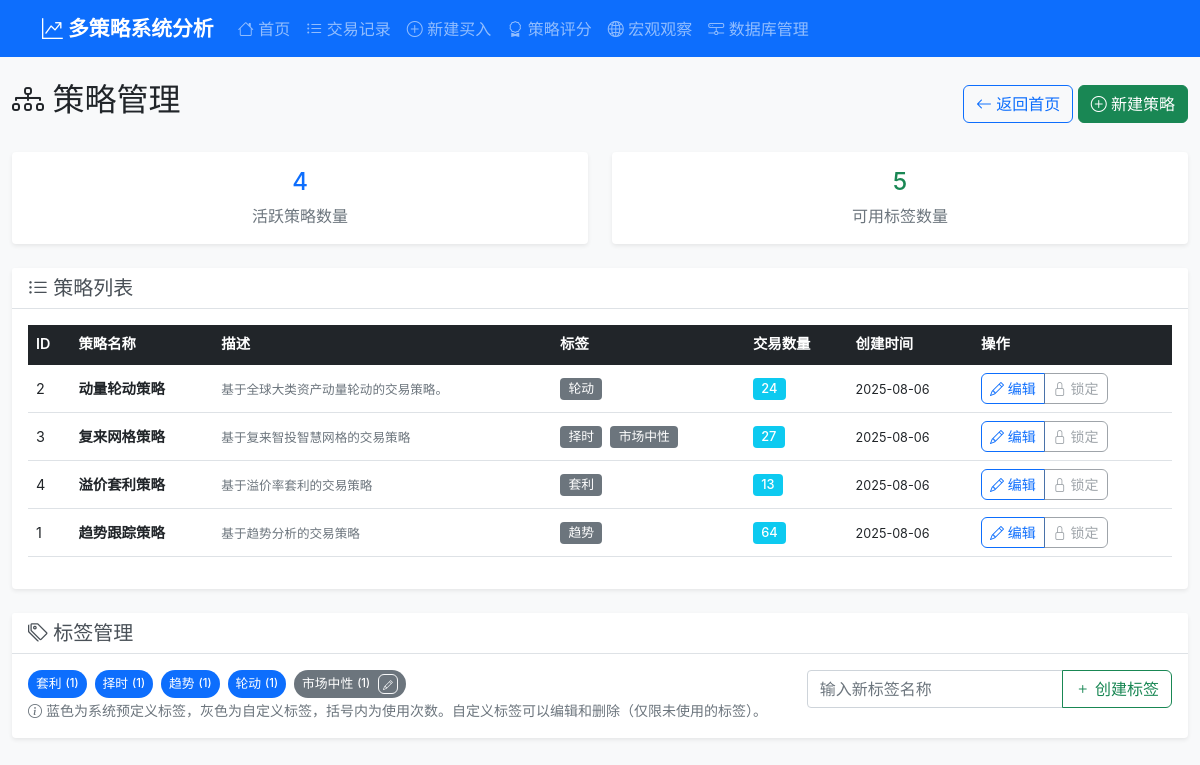
Screenshot of /strategies with the database file from the repository.
### tables this page shows
CREATE TABLE strategies (
                id INTEGER PRIMARY KEY AUTOINCREMENT,
                name TEXT NOT NULL UNIQUE,
                description TEXT,
                is_active BOOLEAN DEFAULT 1,
                created_at TIMESTAMP DEFAULT CURRENT_TIMESTAMP,
                updated_at TIMESTAMP DEFAULT CURRENT_TIMESTAMP
            );

CREATE TABLE strategy_tags (
                id INTEGER PRIMARY KEY AUTOINCREMENT,
                name TEXT NOT NULL UNIQUE,
                is_predefined BOOLEAN DEFAULT 0,
                created_at TIMESTAMP DEFAULT CURRENT_TIMESTAMP
            );

### routes/strategy_routes.py (the view)
@strategy_bp.route('/strategies')
def strategies():
    try:
        strategy_service = StrategyService(current_app.db_service)
        trading_service = TradingService(current_app.db_service)
        strategies_list_dto = strategy_service.get_all_strategies(return_dto=True)
        strategies_list = dto_list_to_dicts(strategies_list_dto)
        for strategy in strategies_list:
            trades = trading_service.get_all_trades(strategy=strategy['name'])
            strategy['trade_count'] = len([t for t in trades if t['status'] != 'deleted'])
        tags = strategy_service.get_all_tags()
        usage_rows = strategy_service.db.execute_query(
            'SELECT tag_id, COUNT(*) AS usage_count FROM strategy_tag_relations GROUP BY tag_id'
        )
        tag_id_to_usage = {row['tag_id']: row['usage_count'] for row in usage_rows}
        for tag in tags:
            tag['usage_count'] = int(tag_id_to_usage.get(tag['id'], 0))
        tags.sort(key=lambda t: (0 if t.get('is_predefined') else 1, t.get('name', '')))
        return render_template('strategies.html', strategies=strategies_list, tags=tags)
    except Exception as e:
        current_app.logger.error(f"策略列表加载失败: {str(e)}")
        return render_template('strategies.html', strategies=[], tags=[])

### templates/strategies.html (shortened to what this page needs)
{% extends "base.html" %}
{% block content %}
    <div class="row">
        <div class="col-12">
            <div class="d-flex justify-content-between align-items-center mb-4">
                <h2>
                    <i class="bi bi-diagram-3"></i> 策略管理
                </h2>
                <div>
                    <a href="{{ url_for("main.index") }}" class="btn btn-outline-primary">
                        <i class="bi bi-arrow-left"></i> 返回首页
                    </a>
                    <a href="{{ url_for("strategy.create_strategy") }}"
                       class="btn btn-success">
                        <i class="bi bi-plus-circle"></i> 新建策略
                    </a>
                </div>
            </div>
            <div class="row mb-4">
                <div class="col-md-6">
                    <div class="card border-primary">
                        <div class="card-body text-center">
                            <h4 class="text-primary">{{ strategies|length }}</h4>
                            <p class="text-muted mb-0">活跃策略数量</p>
                        </div>
                    </div>
                </div>
                <div class="col-md-6">
                    <div class="card border-success">
                        <div class="card-body text-center">
                            <h4 class="text-success">{{ tags|length if tags is defined else 0 }}</h4>
                            <p class="text-muted mb-0">可用标签数量</p>
                        </div>
                    </div>
                </div>
            </div>
            {% if strategies %}
                <div class="card">
                    <div class="card-header">
                        <h5 class="card-title mb-0">
                            <i class="bi bi-list-ul"></i> 策略列表
                        </h5>
                    </div>
                    <div class="card-body">
                        <div class="table-responsive">
                            <table class="table table-hover">
                                <thead class="table-dark">
                                    <tr>
                                        <th>ID</th>
                                        <th>策略名称</th>
                                        <th>描述</th>
                                        <th>标签</th>
                                        <th>交易数量</th>
                                        <th>创建时间</th>
                                        <th>操作</th>
                                    </tr>
                                </thead>
                                <tbody>
                                    {% for strategy in strategies %}
                                        <tr>
                                            <td>{{ strategy.id }}</td>
                                            <td>
                                                <strong>{{ strategy.name }}</strong>
                                            </td>
                                            <td>
                                                <small class="text-muted">{{ strategy.description[:50] }}{{ '...' if strategy.description and strategy.description|length > 50 else '' }}</small>
                                            </td>
                                            <td>
                                                {% for tag in strategy.tags %}
                                                    {% if tag %}<span class="badge bg-secondary me-1">{{ tag }}</span>{% endif %}
                                                {% endfor %}
                                            </td>
                                            <td>
                                                {% if strategy.trade_count > 0 %}
                                                    <span class="badge bg-info">{{ strategy.trade_count }}</span>
                                                {% else %}
                                                    <span class="text-muted">0</span>
                                                {% endif %}
                                            </td>
                                            <td>
                                                <small>{{ strategy.created_at[:10] }}</small>
                                            </td>
                                            <td>
                                                <div class="btn-group" role="group">
                                                    <a href="{{ url_for('strategy.edit_strategy', strategy_id=strategy.id) }}"
                                                       class="btn btn-sm btn-outline-primary">
                                                        <i class="bi bi-pencil"></i> 编辑
                                                    </a>
                                                    {% if strategy.trade_count == 0 %}
                                                        <button class="btn btn-sm btn-outline-danger delete-strategy-btn"
                                                                data-strategy-id="{{ strategy.id }}"
                                                                data-strategy-name="{{ strategy.name }}">
                                                            <i class="bi bi-trash"></i> 删除
                                                        </button>
                                                    {% else %}
                                                        <button class="btn btn-sm btn-outline-secondary" disabled title="有关联交易，无法删除">
                                                            <i class="bi bi-lock"></i> 锁定
                                                        </button>
                                                    {% endif %}
                                                </div>
                                            </td>
                                        </tr>
                                    {% endfor %}
                                </tbody>
                            </table>
                        </div>
                    </div>
                </div>
            {% else %}
                <div class="alert alert-info text-center" role="alert">
                    <i class="bi bi-info-circle"></i>
                    暂无策略，<a href="{{ url_for("strategy.create_strategy") }}">点击这里创建第一个策略</a>。
                </div>
            {% endif %}
            <div class="card mt-4">
                <div class="card-header">
                    <h5 class="card-title mb-0">
                        <i class="bi bi-tags"></i> 标签管理
                    </h5>
                </div>
                <div class="card-body">
                    <div class="row">
                        <div class="col-md-8">
                            <div class="d-flex flex-wrap gap-2">
                                {% for tag in tags or [] %}
                                    <div class="tag-item d-inline-flex align-items-center">
                                        <span class="badge {{ 'bg-primary' if tag.is_predefined else 'bg-secondary' }} d-flex align-items-center"
                                              id="tag-{{ tag.id }}">
                                            <span class="tag-name">{{ tag.name }}</span>
                                            <small class="ms-1">({{ tag.usage_count if tag.usage_count is defined else 0 }})</small>
                                            {% if not tag.is_predefined %}
                                                <div class="ms-2">
                                                    <button class="btn btn-sm btn-outline-light edit-tag-btn"
                                                            data-tag-id="{{ tag.id }}"
                                                            data-tag-name="{{ tag.name }}"
                                                            title="编辑标签">
                                                        <i class="bi bi-pencil" style="font-size: 0.7em;"></i>
                                                    </button>
                                                </div>
                                            {% endif %}
                                        </span>
                                    </div>
                                {% endfor %}
                            </div>
                            <small class="text-muted">
                                <i class="bi bi-info-circle"></i>
                                蓝色为系统预定义标签，灰色为自定义标签，括号内为使用次数。自定义标签可以编辑和删除（仅限未使用的标签）。
                            </small>
                        </div>
                        <div class="col-md-4">
                            <div class="input-group">
                                <input type="text"
                                       class="form-control"
                                       id="newTagName"
                                       placeholder="输入新标签名称">
                                <button class="btn btn-outline-success" id="createTagBtn">
                                    <i class="bi bi-plus"></i> 创建标签
                                </button>
                            </div>
                        </div>
                    </div>
                </div>
            </div>
        </div>
    </div>
{% endblock %}

### templates/base.html (shortened to what this page needs)
<!DOCTYPE html>
<html lang="zh-CN">
    <head>
        <link href="https://cdn.jsdelivr.net/npm/bootstrap@5.1.3/dist/css/bootstrap.min.css"
              rel="stylesheet">
        <link href="https://cdn.jsdelivr.net/npm/bootstrap-icons@1.8.1/font/bootstrap-icons.css"
              rel="stylesheet">
        <link href="{{ url_for('static', filename='css/style.css') }}"
              rel="stylesheet">
    </head>
    <body>
        <nav class="navbar navbar-expand-lg navbar-dark bg-primary">
            <div class="container">
                <a class="navbar-brand" href="{{ url_for("main.index") }}">
                    <i class="bi bi-graph-up-arrow"></i> 多策略系统分析
                </a>
                <div class="collapse navbar-collapse" id="navbarNav">
                    <ul class="navbar-nav me-auto">
                        <li class="nav-item">
                            <a class="nav-link" href="{{ url_for("main.index") }}">
                                <i class="bi bi-house"></i> 首页
                            </a>
                        </li>
                        <li class="nav-item">
                            <a class="nav-link" href="{{ url_for("trading.trades") }}">
                                <i class="bi bi-list-ul"></i> 交易记录
                            </a>
                        </li>
                        <li class="nav-item">
                            <a class="nav-link" href="{{ url_for("trading.add_buy") }}">
                                <i class="bi bi-plus-circle"></i> 新建买入
                            </a>
                        </li>
                        <li class="nav-item">
                            <a class="nav-link" href="{{ url_for("analysis.strategy_scores") }}">
                                <i class="bi bi-award"></i> 策略评分
                            </a>
                        </li>
                        <li class="nav-item">
                            <a class="nav-link" href="{{ url_for("macro.dashboard") }}">
                                <i class="bi bi-globe2"></i> 宏观观察
                            </a>
                        </li>
                        <li class="nav-item">
                            <a class="nav-link" href="{{ url_for("admin.db_diagnose_page") }}">
                                <i class="bi bi-hdd-network"></i> 数据库管理
                            </a>
                        </li>
                    </ul>
                </div>
            </div>
        </nav>
        <div class="container-fluid py-4">
            {% block content %}{% endblock %}
        </div>
    </body>
</html>

### rows the page displays
strategies: id "2", name "动量轮动策略", description "基于全球大类资产动量轮动的交易策略。", tags "轮动", trade_count "24", created_at "2025-08-06"
strategies: id "3", name "复来网格策略", description "基于复来智投智慧网格的交易策略", tags "择时" "市场中性", trade_count "27", created_at "2025-08-06"
strategies: id "4", name "溢价套利策略", description "基于溢价率套利的交易策略", tags "套利", trade_count "13", created_at "2025-08-06"
strategies: id "1", name "趋势跟踪策略", description "基于趋势分析的交易策略", tags "趋势", trade_count "64", created_at "2025-08-06"
strategy_tags: name "套利", is_predefined "1"
strategy_tags: name "择时", is_predefined "1"
strategy_tags: name "趋势", is_predefined "1"
strategy_tags: name "轮动", usage_count "1"
strategy_tags: name "市场中性", usage_count "1"

### other values shown
{{ strategies|length }} "4"
{{ tags|length if tags is defined else 0 }} "5"
